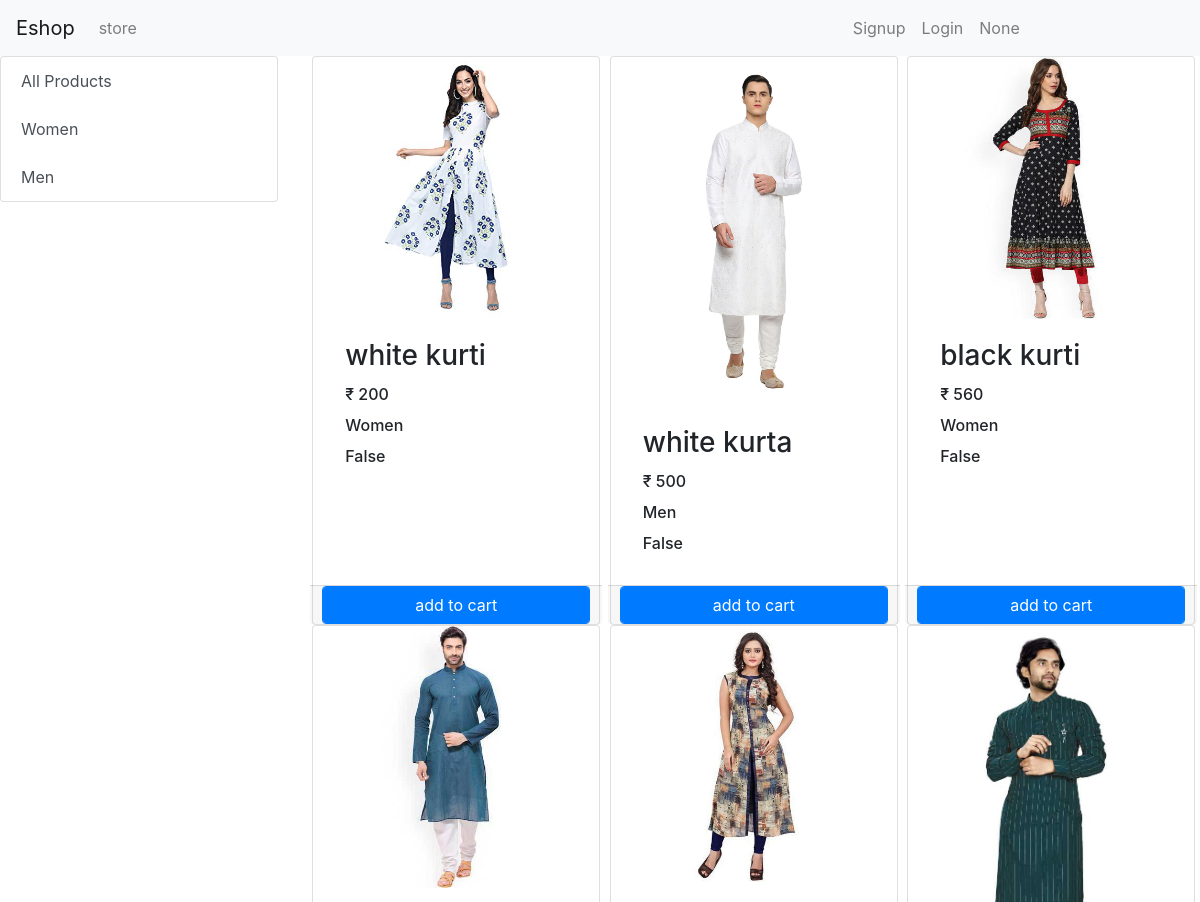
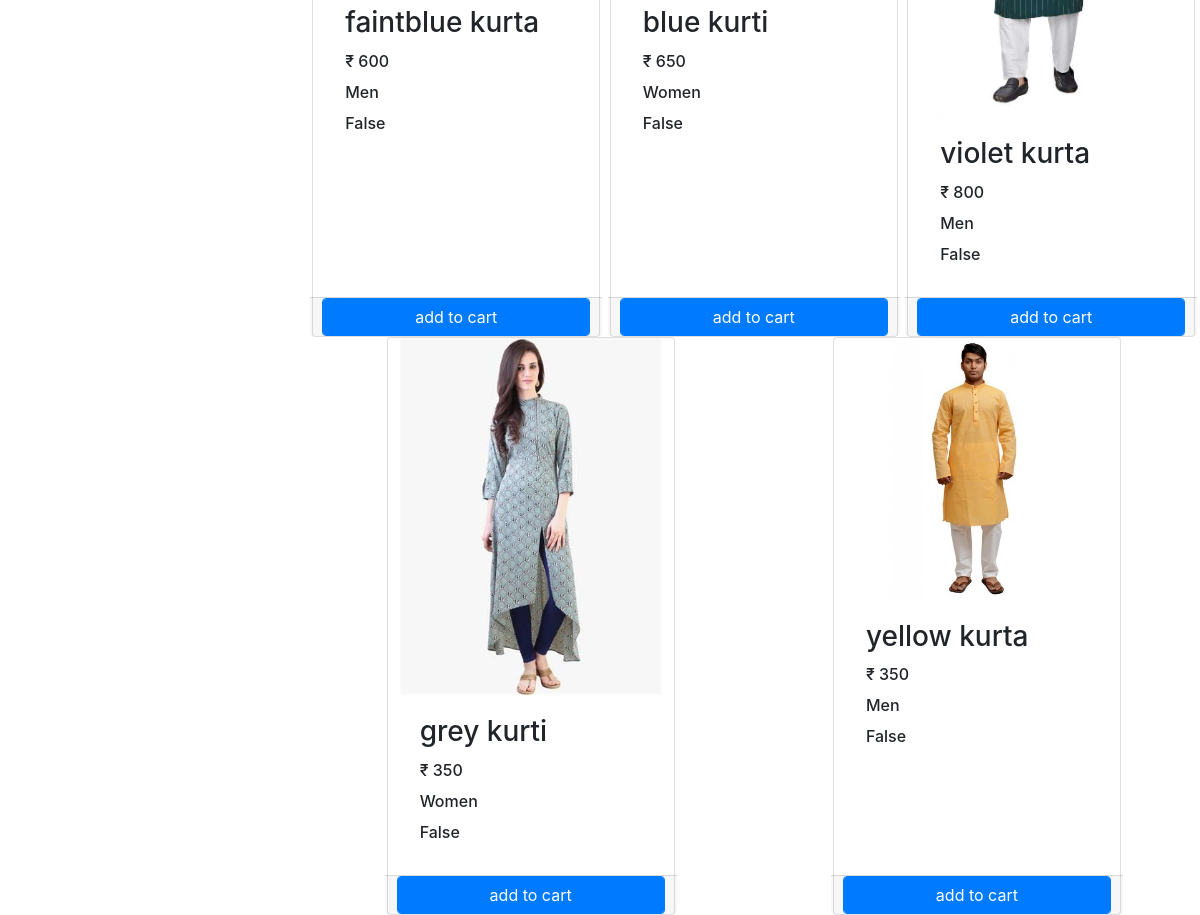
The page / on the database its author committed (2 pictures, top to bottom).
### store/models/category.py (models this page shows)
class Category(models.Model):
    name = models.CharField(max_length=20)
    @staticmethod
    def get_all_categories():
        return Category.objects.all()
    def __str__(self):
        return self.name

### store/models/product.py (models this page shows, shortened)
class Product(models.Model):
    name = models.CharField(max_length=50)
    price = models.IntegerField(default=0)
    category = models.ForeignKey(Category, on_delete=models.CASCADE, default=1)
    description = models.CharField(max_length=200, default='')
    image = models.ImageField(upload_to='upload/product/')
    @staticmethod
    def get_all_products():
        return Product.objects.all()

### store/views/home.py (the view, shortened to what this page needs)
# urls.py: path('', home.Index.as_view(), name='homepage'),
class Index(View):
    def get(self, request):
        cart = request.session.get('cart')
        if not cart:
            request.session['cart'] = {}
        products = None
        categories = Category.get_all_categories()
        categoryID = request.GET.get('category')
        user = request.session.get('email')
        if categoryID:
            products = Product.get_all_products_by_id(categoryID)
        else:
            products = Product.get_all_products()
        data = {}
        data['products'] = products
        data['categories'] = categories
        data['s_user'] = user
        print('you are: ', request.session.get('email'))
        return render(request, 'index.html', data)
        return render(request, 'header.html', data)
        return render(request, 'cart.html', data)

### store/templatetags/cart.py (called while the page is built)
@register.filter(name='is_in_cart')
def is_in_cart(product, cart):
    keys = cart.keys()
    for id in keys:
        if int(id) == product.id:
            return True
    return False

### store/templatetags/custome_filter.py (called while the page is built)
@register.filter(name='currency')
def currency(number):
    return "₹ "+str(number)

### store/templates/index.html (shortened to what this page needs)
{% extends 'header.html' %}
{% block content %}
{% load cart %}
{% load custome_filter %}
<div class="row" xmlns="http://www.w3.org/1999/html">
    <div class="col-lg-3 mx-auto">
      <div class="list-group">
           <a href="/" class="list-group-item
    list-group-item-action">All Products</a>
          {% for category in categories %}
          <a href="/?category={{category.id}}" class="list-group-item
    list-group-item-action">{{category.name}}</a>
          {% endfor %}
      </div>
    </div>
    <div id="products" class="col-lg-9">
    <div class="row mx-auto">
        {% for product in products %}
<div class="card mx-auto" id="{{product.id}}" style="width: 18rem;margin:10">
  <img src="{{product.image.url}}" class="card-img-top" alt="...">
  <div class="card-body">
    <h3 class="card-title"> {{product.name}}</h3>
      <h6 class="card-title"> {{product.price|currency}}</h6>
      <h6 class="card-title"> {{product.category}}</h6>
      <h6 class="card-title"> {{product | is_in_cart:request.session.cart}}</h6>
  </div>
  <div class="card-footer p-0 row">
      {% if product|is_in_cart:request.session.cart%}
         <div class="row">
     <div class="col-sm-4">
         <form action="/" method="post" >
                 {% csrf_token %}
                 <input hidden type="text" name="pid"  value='{{product.id}}'>
             <input hidden type="text" name="remove"  value='True'>
     <div class="col-sm-4"><input type="submit" value=" - " class="btn btn-block btn-secondary"></div>
                 </form></div>
     <div class="col-sm-4">{{product | cart_quantity:request.session.cart}} in cart</div>
             <form action="/" method="post" class="col-2">
                 {% csrf_token %}
                 <input hidden type="text" name="pid"  value='{{product.id}}'>
     <div class="col-sm-4"><input type="submit" value=" + " class="btn btn-block btn-secondary"></div>
                 </form>
 </div>
      {% else %}
     <form method="post" action="/#{{product.id}}" class="btn-block">
          <input type="submit" class="btn btn-primary form-control" value="add to cart">
      </form>
      {% endif %}
  </div>
</div>
        {% endfor %}
        </div>
</div></div>
{% endblock %}

### store/templates/header.html (shortened to what this page needs)
<!doctype html>
<html lang="en">
  <head>
    <link href="https://cdn.jsdelivr.net/npm/bootstrap@5.1.0/dist/css/bootstrap.min.css" rel="stylesheet">
 <link rel="stylesheet" href="https://maxcdn.bootstrapcdn.com/bootstrap/4.0.0/css/bootstrap.min.css">
  </head>
<body>
<nav class="navbar navbar-expand-lg navbar-light bg-light">
  <a class="navbar-brand" href="/">Eshop</a>
  <div class="collapse navbar-collapse" id="navbarSupportedContent">
    <ul class="navbar-nav mr-auto">
      <li class="nav-item"  style="margin-right:700px;">
        <a class="nav-link" href="#">store <span class="sr-only">(current)</span></a>
      </li>
        {% if request.session.customer %}
      <li class="nav-item">
        <a class="nav-link" href="/logout">Logout</a>
      </li>
           <li class="nav-item">
        <a class="nav-link" href="/cart">
            Cart<span class="badge badge-info">{{request.session.cart.keys|length}}</span>
            </a>
      </li>
        <li class="nav-item">
        <a class="nav-link" href="/orders">Orders</a>
      </li>
        <li class="nav-item dropdown">
        <a class="nav-link dropdown-toggle" href="#" id="navbarDropdown" role="button" data-toggle="dropdown" aria-haspopup="true" aria-expanded="false">
          Profile
        </a>
        <div class="dropdown-menu" aria-labelledby="navbarDropdown">
          <a class="dropdown-item" href="#">my account</a>
          <a class="dropdown-item" href="#">Update account</a>
          <a class="dropdown-item" href="#">Activity</a>
      </li>
        {% else %}
       <li class="nav-item">
        <a class="nav-link" href="/signup">Signup</a>
      </li>
       <li class="nav-item">
        <a class="nav-link" href="/login">Login</a>
      </li>
        {% endif %}
    <li class="nav-item">
        <a class="nav-link" href="#">{{s_user}}</a>
      </li>
    </ul>
  </div>
</nav>
{% block content %}
{% endblock %}
</body>
</html>

### rows shown on the page
Category: name "Women"
Category: name "Men"
Product: {{ product.id }} 1 (drawn), image (picture), name "white kurti", price "₹ 200", category "Women", session "False"
Product: image (picture), name "white kurta", price "₹ 500", category "Men", session "False"
Product: image (picture), name "black kurti", price "₹ 560", category "Women", session "False"
Product: image (picture), name "faintblue kurta", price "₹ 600", category "Men", session "False"
Product: image (picture), name "blue kurti", price "₹ 650", category "Women", session "False"
Product: image (picture), name "violet kurta", price "₹ 800", category "Men", session "False"
Product: image (picture), name "grey kurti", price "₹ 350", category "Women", session "False"
Product: image (picture), name "yellow kurta", price "₹ 350", category "Men", session "False"

### other values the page prints
{{ s_user }} "None"
